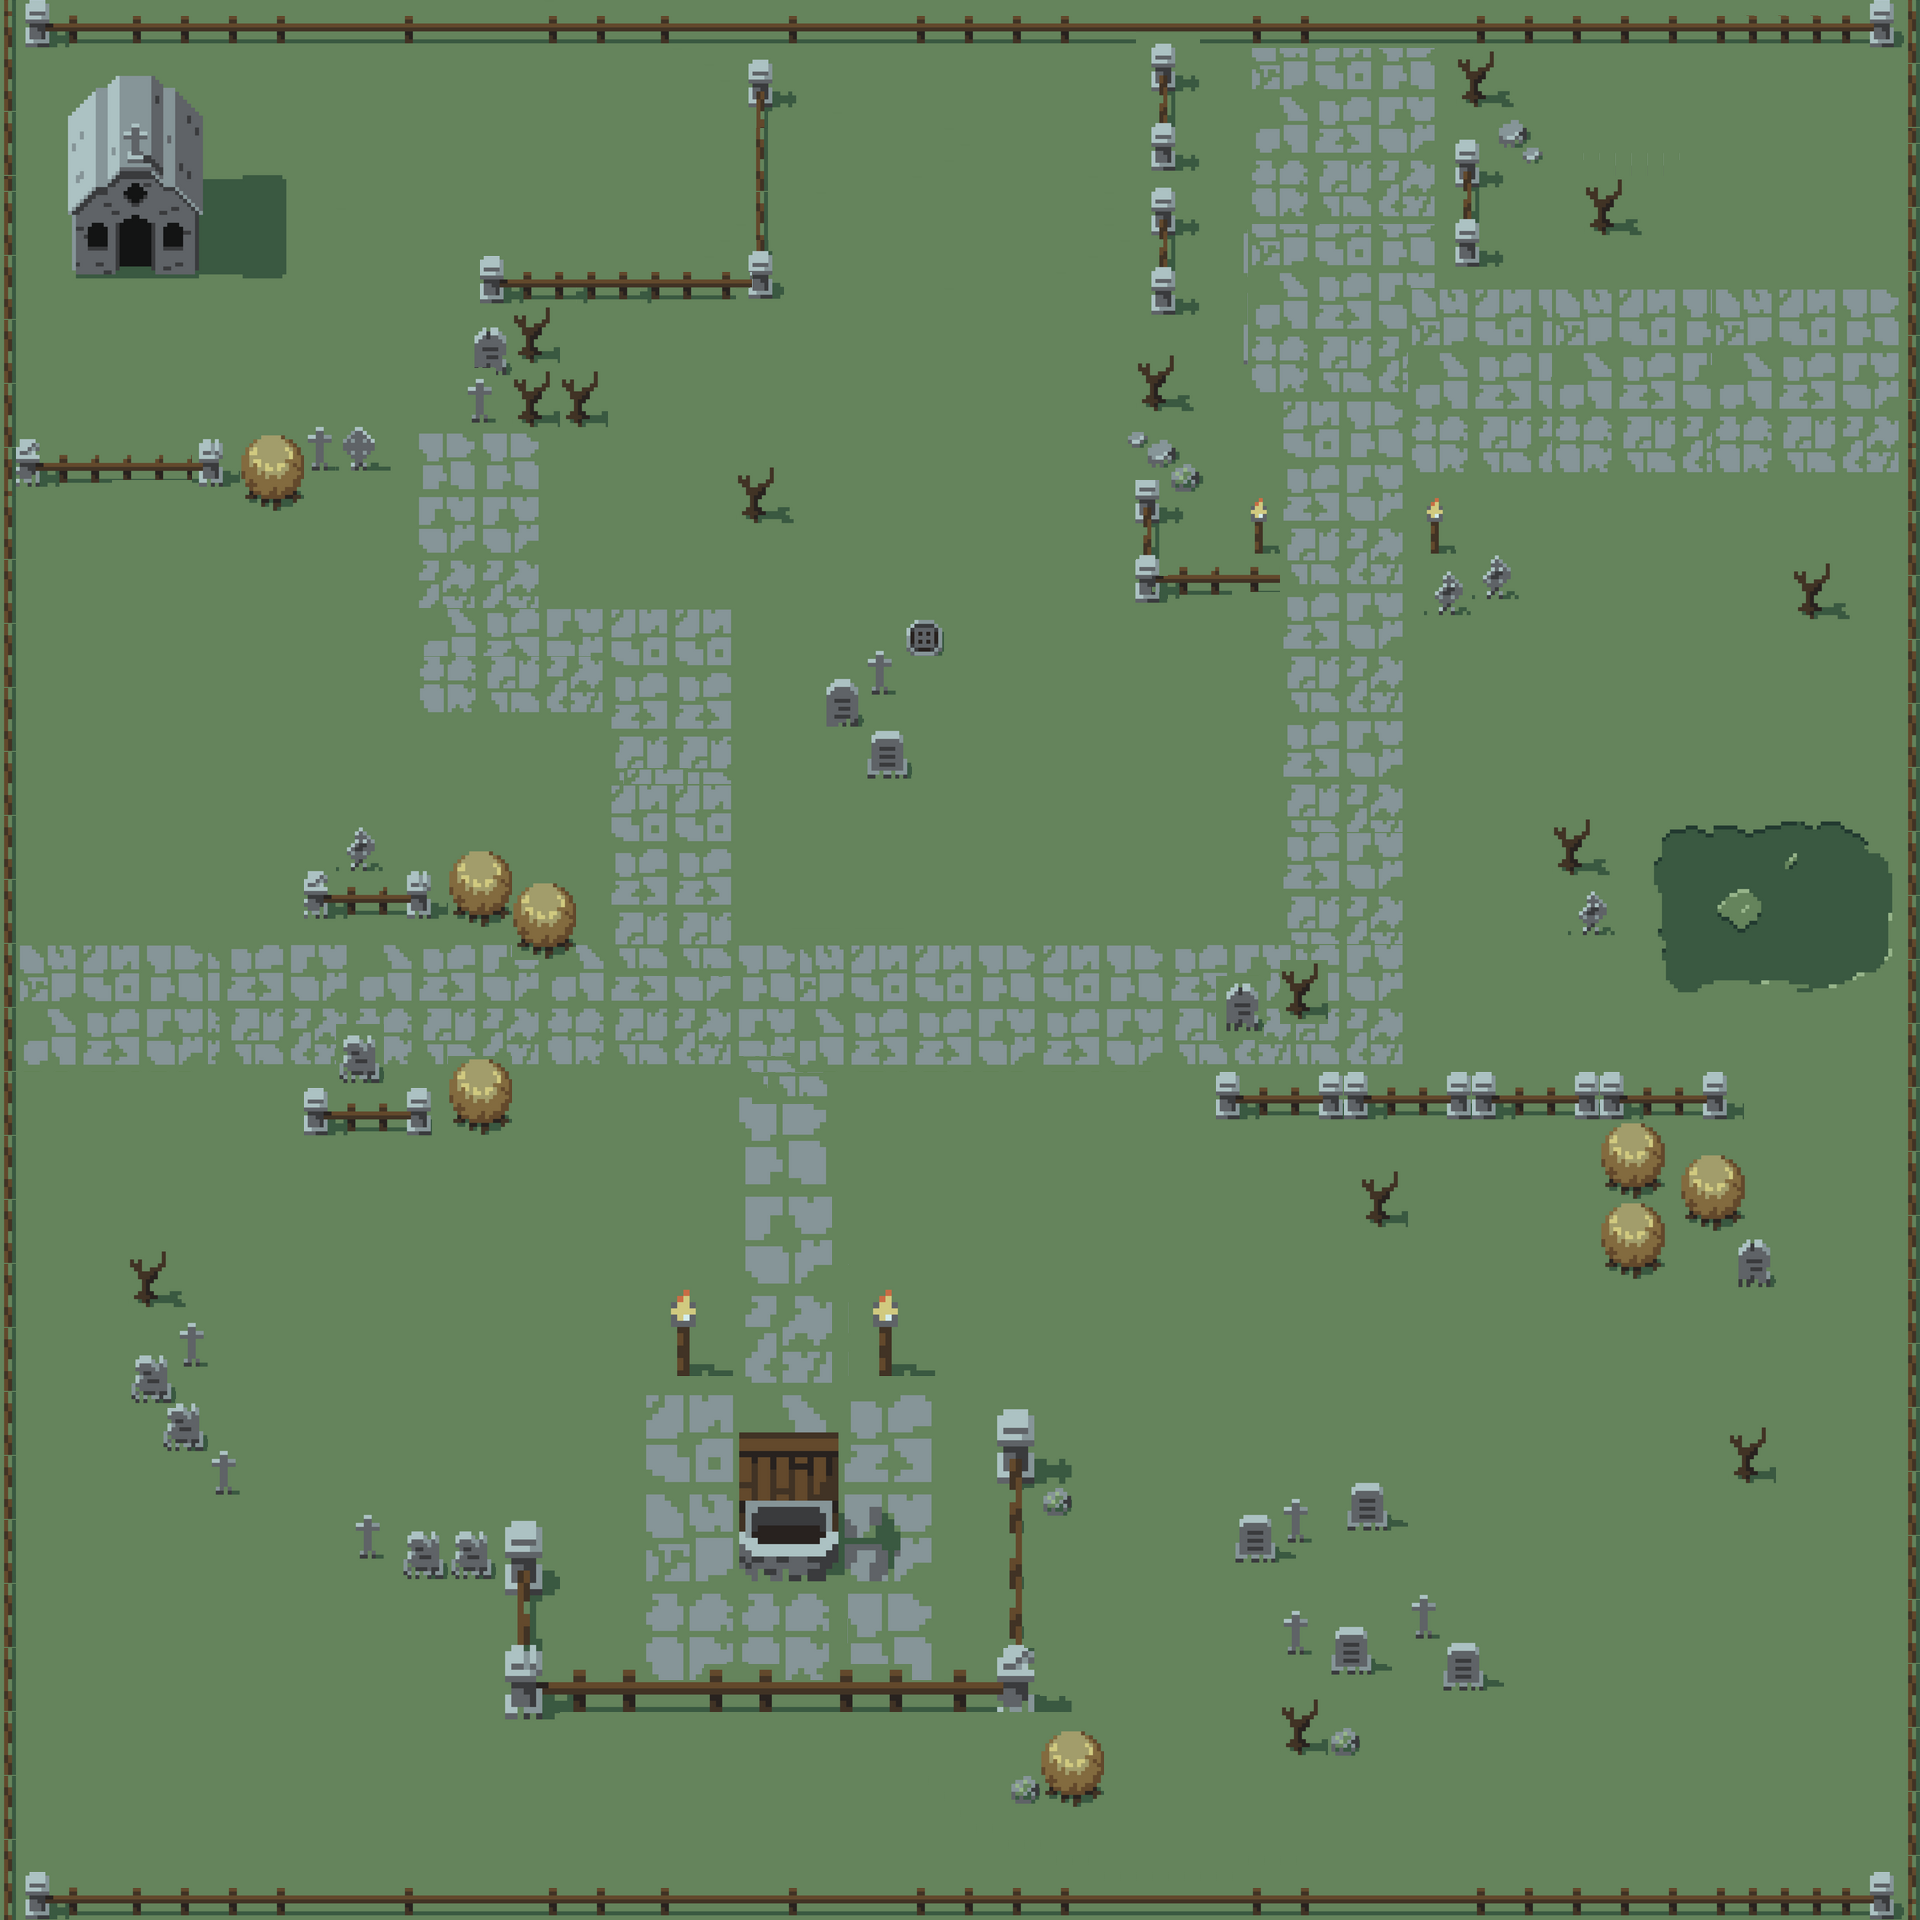

Rendered tile map (Tiled .tmx) drawn with the repository's tilesets; below, a short description and the map source with its tile grids summarised:
An orthogonal 120x120 tile map with 16x16 px tiles, 3 tile layers (ground, wall, item), 2 tilesets.

<map version="1.8" tiledversion="1.8.4" orientation="orthogonal" renderorder="right-down" width="120" height="120" tilewidth="16" tileheight="16" infinite="0" nextlayerid="4" nextobjectid="1">
 <tileset firstgid="1" name="Xdgqga" tilewidth="16" tileheight="16" tilecount="2401" columns="49">
  <image source="Xdgqga.png" width="794" height="794" />
 </tileset>
 <tileset firstgid="2402" name="SDM5AB" tilewidth="16" tileheight="16" tilecount="2401" columns="49">
  <image source="SDM5AB.png" width="794" height="794" />
 </tileset>
 <layer id="1" name="ground" width="120" height="120">
  <data>[14400 cells, 14400 non-empty, 1212 distinct tile ids]</data>
 </layer>
 <layer id="2" name="wall" width="120" height="120">
  <data>[14400 cells, 2046 non-empty, 536 distinct tile ids]</data>
 </layer>
 <layer id="3" name="item" width="120" height="120">
  <data>[14400 cells, 224 non-empty, 224 distinct tile ids]</data>
 </layer>
</map>